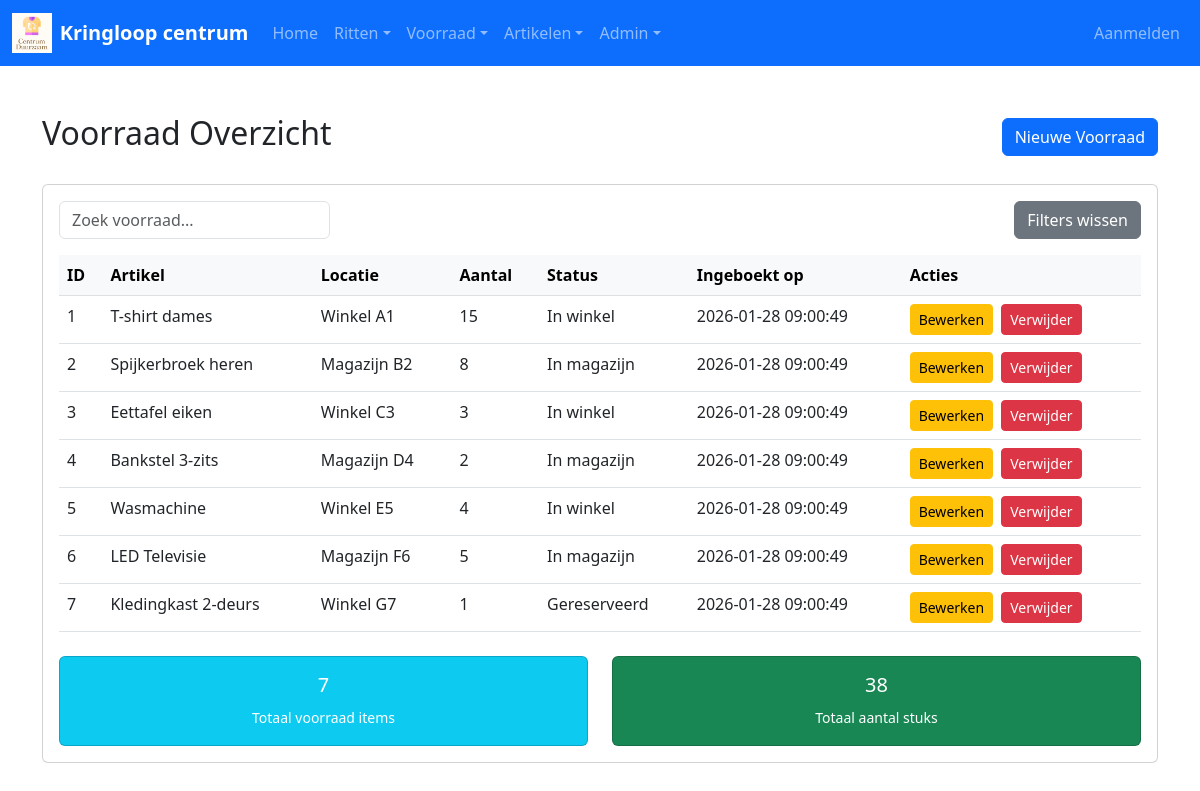
/admin/list_voorraad.php, run on the app's committed database.
### tables this page shows
CREATE TABLE `voorraad` (

  `id` int NOT NULL,

  `artikel_id` int NOT NULL,

  `locatie` varchar(255) NOT NULL,

  `aantal` int NOT NULL,

  `status_id` int NOT NULL,

  `ingeboekt_op` datetime NOT NULL

);

CREATE TABLE `artikel` (

  `id` int NOT NULL,

  `categorie_id` int NOT NULL,

  `naam` varchar(255) NOT NULL,

  `omschrijving` TEXT,

  `merk` VARCHAR(100),

  `kleur` VARCHAR(50),

  `afmeting_maat` VARCHAR(50),

  `prijs_ex_btw` decimal(10,2) NOT NULL,

  `created_at` TIMESTAMP DEFAULT CURRENT_TIMESTAMP,

  `updated_at` TIMESTAMP DEFAULT CURRENT_TIMESTAMP ON UPDATE CURRENT_TIMESTAMP

);

CREATE TABLE `status` (

  `id` int NOT NULL,

  `status` varchar(255) NOT NULL

);

### admin/list_voorraad.php (the view, shortened to what this page needs)
<?php
require_once '../includes/db.php';
$stmt = $pdo->query('
    SELECT v.*, a.naam AS artikel_naam, s.status AS status_naam
    FROM voorraad v
    JOIN artikel a ON v.artikel_id = a.id
    JOIN status s ON v.status_id = s.id
    ORDER BY v.ingeboekt_op DESC
');
$voorraad_items = $stmt->fetchAll(PDO::FETCH_ASSOC);
include '../includes/header.php';
?>
<div class="container my-5">
    <div class="d-flex justify-content-between align-items-center mb-4">
        <h2>Voorraad Overzicht</h2>
        <a href="add_voorraad.php" class="btn btn-primary">Nieuwe Voorraad</a>
    </div>
    <div class="card">
        <div class="card-body">
            <div class="d-flex justify-content-between mb-3">
                <input type="text" class="form-control w-25" placeholder="Zoek voorraad...">
                <button class="btn btn-secondary">Filters wissen</button>
            </div>
            <table class="table table-hover">
                <thead class="table-light">
                    <tr>
                        <th>ID</th>
                        <th>Artikel</th>
                        <th>Locatie</th>
                        <th>Aantal</th>
                        <th>Status</th>
                        <th>Ingeboekt op</th>
                        <th>Acties</th>
                    </tr>
                </thead>
                <tbody>
                    <?php if (empty($voorraad_items)): ?>
                        <tr>
                            <td colspan="7" class="text-center text-muted">Geen voorraad gevonden</td>
                        </tr>
                    <?php else: ?>
                        <?php foreach ($voorraad_items as $item): ?>
                            <tr>
                                <td><?php echo $item['id']; ?></td>
                                <td><?php echo $item['artikel_naam']; ?></td>
                                <td><?php echo $item['locatie']; ?></td>
                                <td><?php echo $item['aantal']; ?></td>
                                <td><?php echo $item['status_naam']; ?></td>
                                <td><?php echo $item['ingeboekt_op']; ?></td>
                                <td>
                                    <a href="edit_voorraad.php?id=<?php echo $item['id']; ?>" class="btn btn-sm btn-warning me-1">Bewerken</a>
                                    <a href="delete_voorraad.php?id=<?php echo $item['id']; ?>" class="btn btn-sm btn-danger" onclick="return confirm('Weet je zeker dat je dit item wilt verwijderen?')">Verwijder</a>
                                </td>
                            </tr>
                        <?php endforeach; ?>
                    <?php endif; ?>
                </tbody>
            </table>
            <div class="row mt-4">
                <div class="col-md-6">
                    <div class="card bg-info text-white">
                        <div class="card-body text-center">
                            <h5><?php echo count($voorraad_items); ?></h5>
                            <small>Totaal voorraad items</small>
                        </div>
                    </div>
                </div>
                <div class="col-md-6">
                    <div class="card bg-success text-white">
                        <div class="card-body text-center">
                            <h5><?php echo array_sum(array_column($voorraad_items, 'aantal')); ?></h5>
                            <small>Totaal aantal stuks</small>
                        </div>
                    </div>
                </div>
            </div>
        </div>
    </div>
</div>
<?php
include '../includes/footer.php';
?>

### assets/css/style.css (style rules this page uses)
:root { --primary-blue: #3366CC; --hover-blue: #2952A3; }

### data on the page
voorraad: id "1", artikel.naam "T-shirt dames", locatie "Winkel A1", aantal "15", status.status "In winkel", ingeboekt_op "2026-01-28 09:00:49"
voorraad: id "2", artikel.naam "Spijkerbroek heren", locatie "Magazijn B2", aantal "8", status.status "In magazijn", ingeboekt_op "2026-01-28 09:00:49"
voorraad: id "3", artikel.naam "Eettafel eiken", locatie "Winkel C3", aantal "3", status.status "In winkel", ingeboekt_op "2026-01-28 09:00:49"
voorraad: id "4", artikel.naam "Bankstel 3-zits", locatie "Magazijn D4", aantal "2", status.status "In magazijn", ingeboekt_op "2026-01-28 09:00:49"
voorraad: id "5", artikel.naam "Wasmachine", locatie "Winkel E5", aantal "4", status.status "In winkel", ingeboekt_op "2026-01-28 09:00:49"
voorraad: id "6", artikel.naam "LED Televisie", locatie "Magazijn F6", aantal "5", status.status "In magazijn", ingeboekt_op "2026-01-28 09:00:49"
voorraad: id "7", artikel.naam "Kledingkast 2-deurs", locatie "Winkel G7", aantal "1", status.status "Gereserveerd", ingeboekt_op "2026-01-28 09:00:49"

### other printed values
count($voorraad_items) "7"
array_sum(array_column($voorraad_items, 'aantal')) "38"
